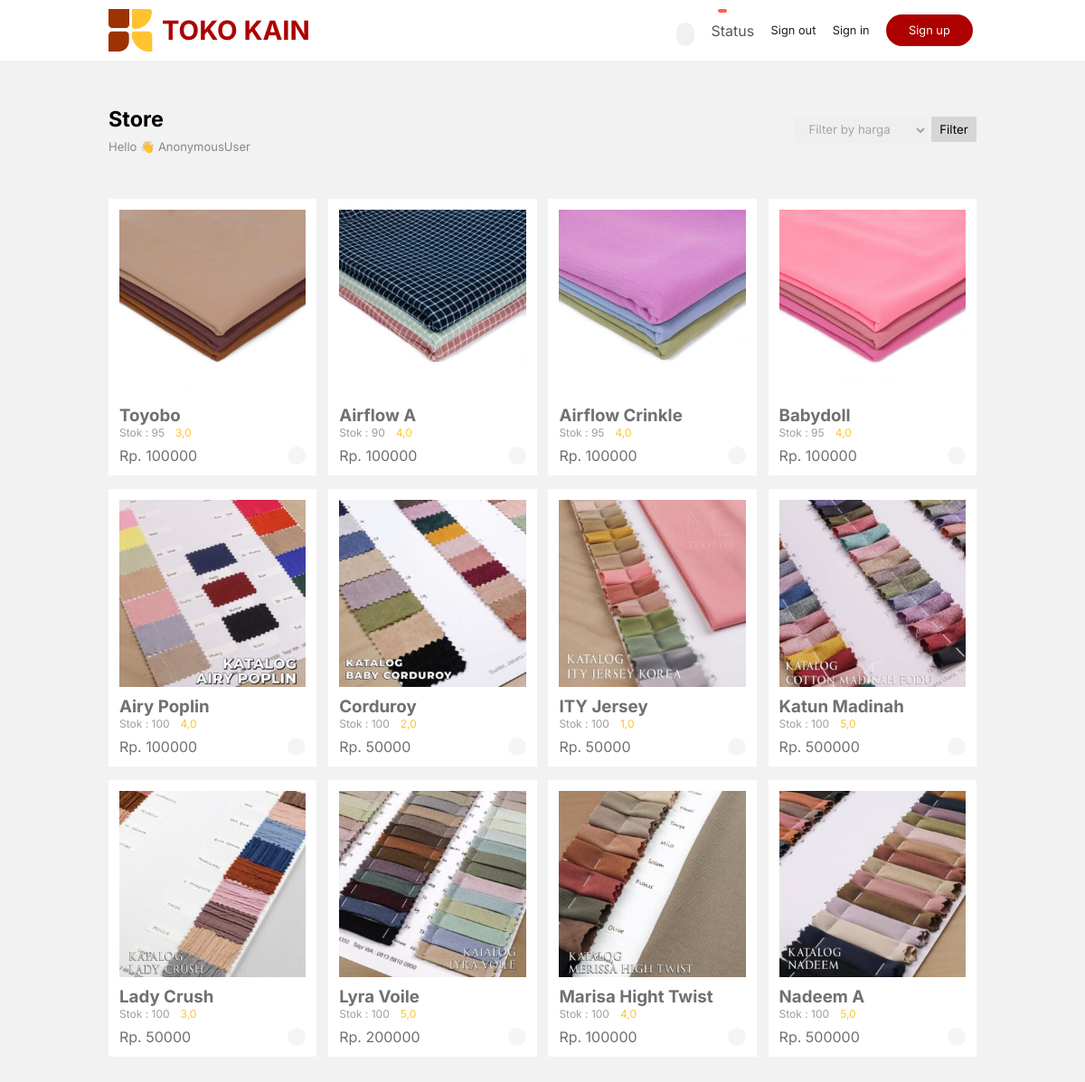
/, run on an earlier commit of the app's database.
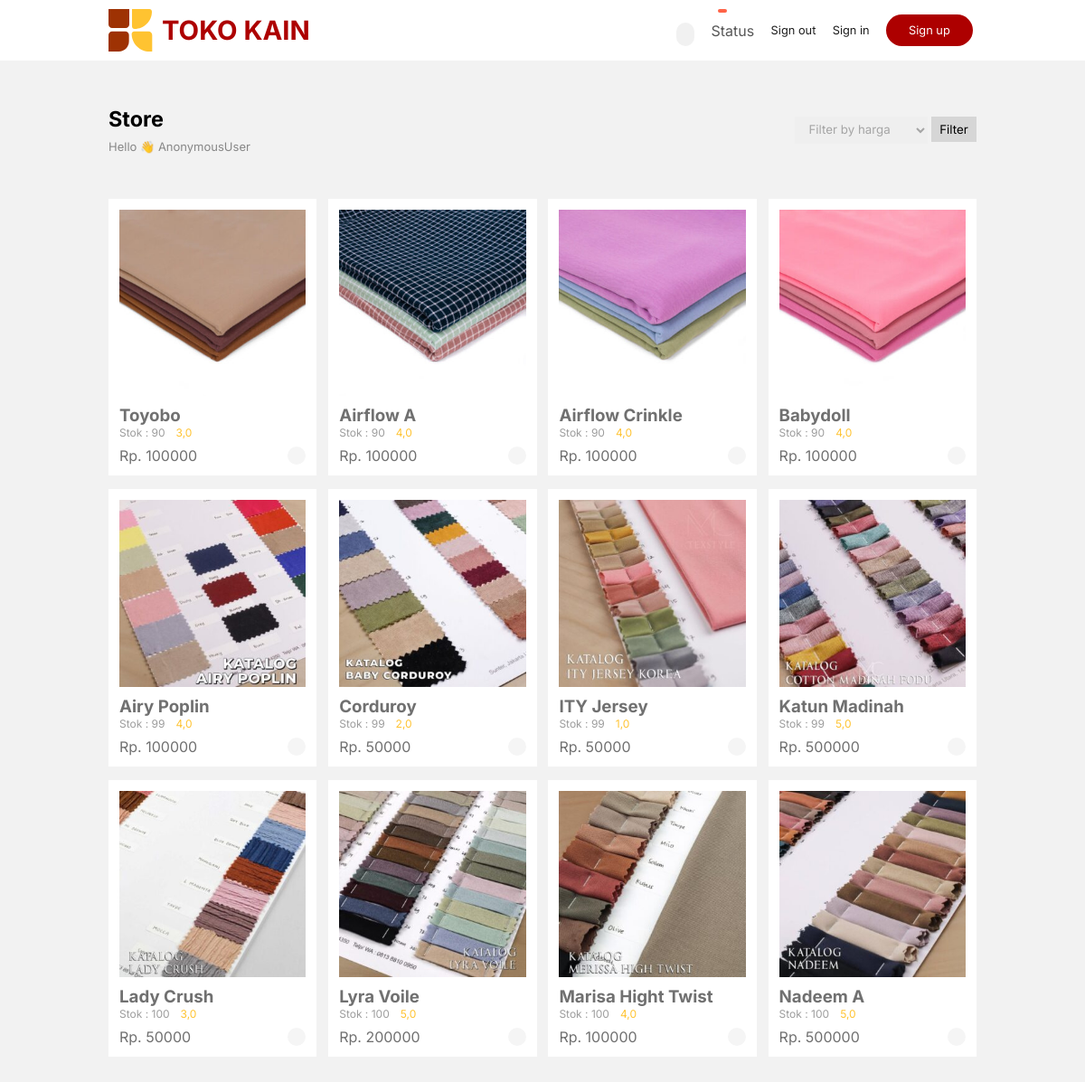
And on a later commit of the database.
### greenstore_app/models.py (models this page shows, shortened)
class Produk(models.Model):
    img_produk = models.ImageField(upload_to='produk')
    nama_produk = models.CharField(max_length=100)
    rettings = models.FloatField()
    harga = models.IntegerField()
    stok = models.IntegerField(default=0)

### greenstore_app/views.py (the view)
# urls.py: path('', ProdukListView.as_view(), name='index'),
class ProdukListView(ListView):
    model = Produk
    template_name = 'index.html'
    context_object_name = 'produk'
    def get_queryset(self):
        queryset = Produk.objects.all().order_by('-id')
        filter_type = self.request.GET.get('filter_type', '')
        if filter_type == 'termurah':
            queryset = queryset.order_by('harga')
        elif filter_type == 'termahal':
            queryset = queryset.order_by('-harga')
        return queryset

### templates/index.html (shortened to what this page needs)
{% load static %}
<!DOCTYPE html>
<html lang="en">
<head>
    <link rel="stylesheet" href="{%static 'css/main.css'%}">
</head>
<body>
    <nav>
        <div class="logo">
            <img src="{% static 'img/logo.svg' %}" alt="">
            <h3>TOKO KAIN</h3>
        </div>
        <div class="btncart">
            <a href="{% url 'checkout' %}">
                <p id="jlh">{{ total_items }}</p>
                <ion-icon name="cart" id="cartProduk"></ion-icon>
            </a>
            <a href="{% url 'status' %}">
                <p>Status</p>
            </a>
            <button class="signin" id="signout-btn">Sign out</button>
            <button class="signin" onclick="window.dialogsignin.showModal();">Sign in</button>
            <button class="signup" onclick="window.dialogsignup.showModal();">Sign up</button>
        </div>
    </nav>
    <div class="container">
        <div class="content1">
            <div class="title">
                <h3>Store</h3>
                <p>Hello 👋 {{user}}</p>
            </div>
            <form method="GET" action="{% url 'index' %}">
                <select name="filter_type" id="filter-type">
                    <option value="">Filter by harga</option>
                </select>
                <button type="submit">Filter</button>
            </form>
        </div>
        <div class="content2">
            {% for data in produk %}
                <div class="card">
                    <img src="{{data.img_produk.url}}" alt="">
                    <div class="ket">
                        <h3>{{data.nama_produk}}</h3>
                        <div id="reting">
                            <div class="stok">
                                <p>Stok : {{data.stok}}</p>
                            </div>
                            {{data.rettings}}
                        </div>
                        <p>Rp. {{data.harga}}</p>
                        <a href="#" class="beli-btn" data-produk-id="{{data.id}}">
                            <ion-icon name="bag-check" id="beli"></ion-icon>
                        </a>
                    </div>
                </div>
            {% endfor %}
        </div>
    </div>
</body>
</html>

What changed in the data, as far as the page shows it:
changed Produk "Toyobo": stok "95" → "90"
changed Produk "Airflow Crinkle": stok "95" → "90"
changed Produk "Babydoll": stok "95" → "90"
changed Produk "Airy Poplin": stok "100" → "99"
changed Produk "Corduroy": stok "100" → "99"
changed Produk "ITY Jersey": stok "100" → "99"
changed Produk "Katun Madinah": stok "100" → "99"
